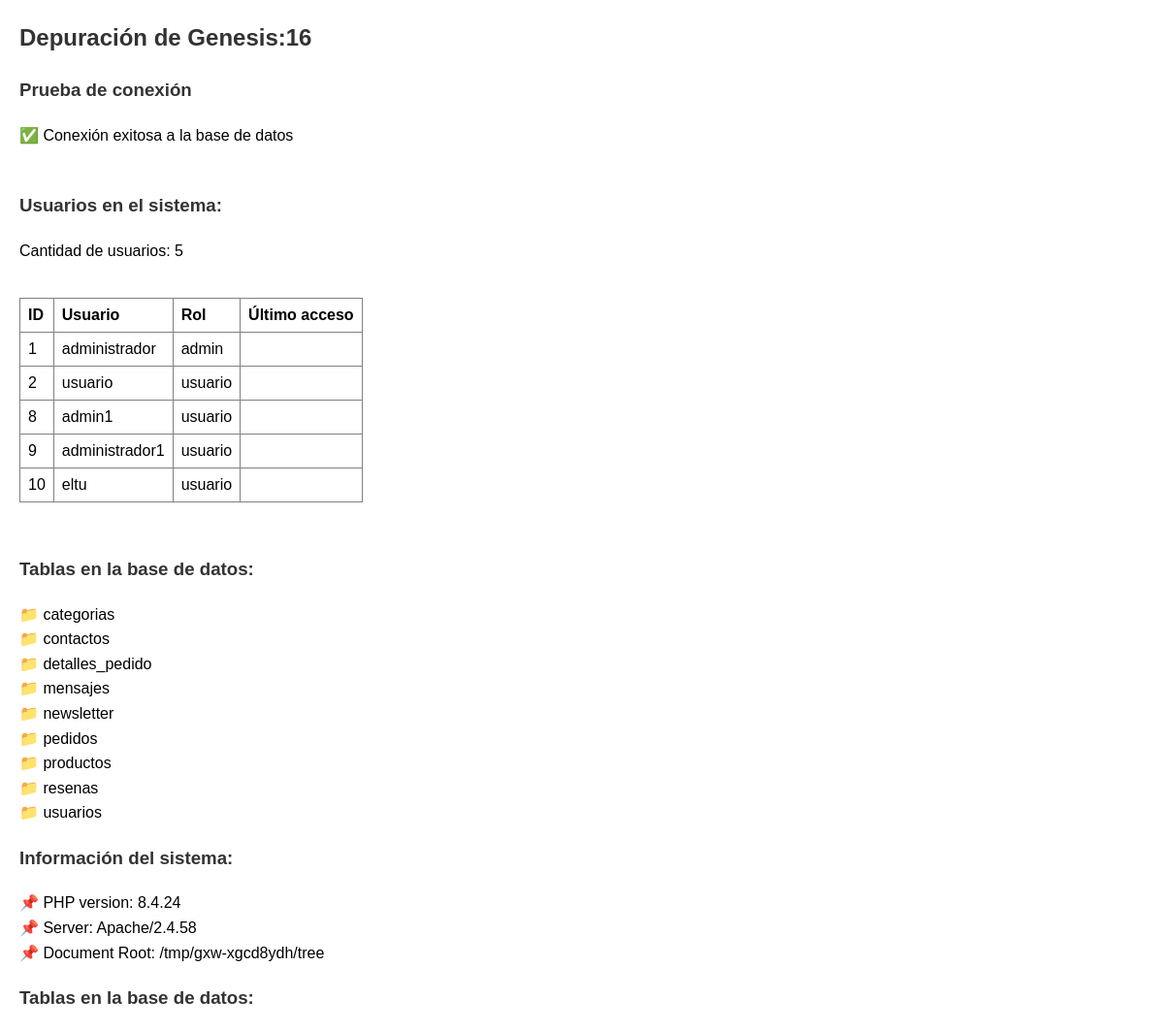
The app's page /debug.php, older data.
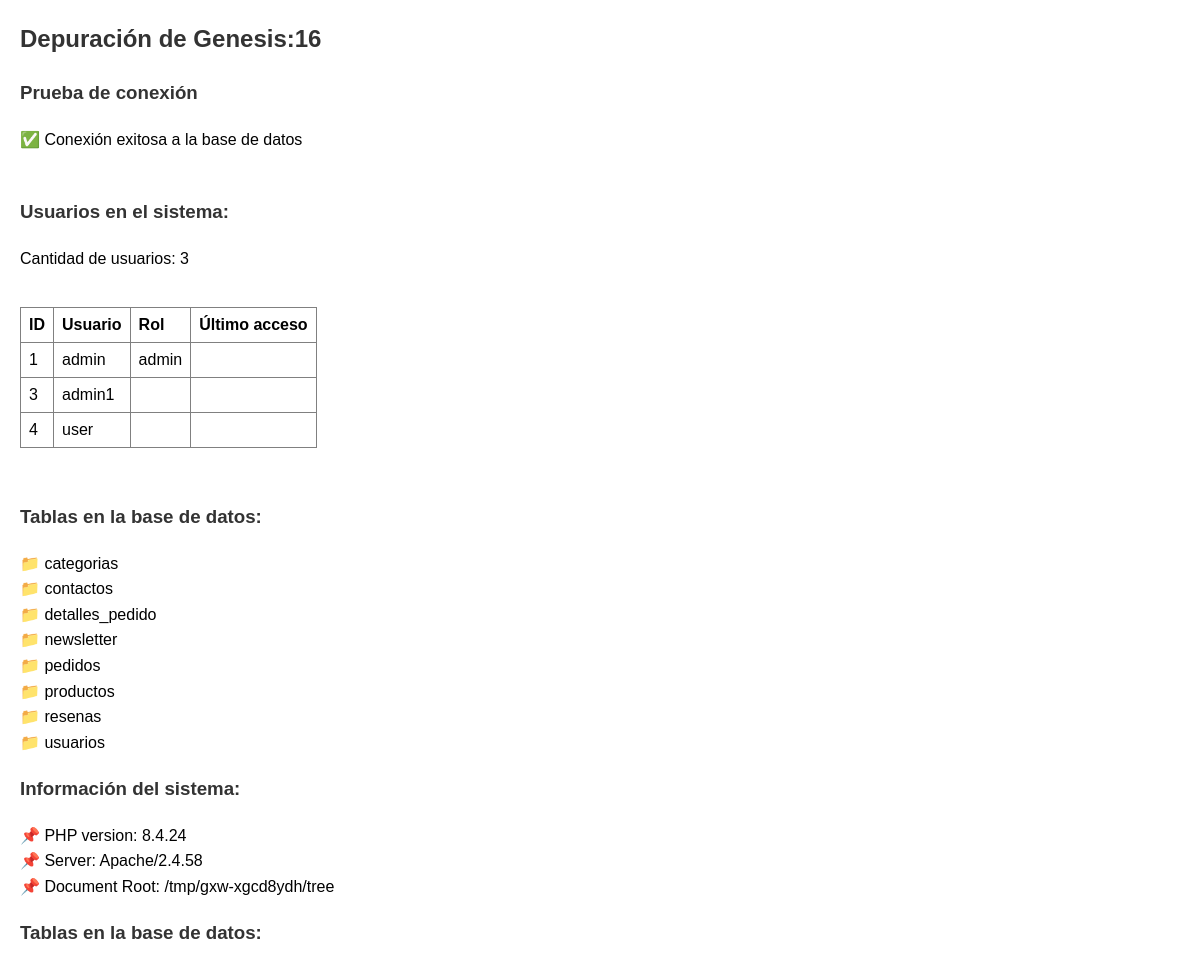
The same page, newer data.
### tables this page shows
CREATE TABLE `usuarios` (
  `id` int(11) NOT NULL,
  `usuario` varchar(50) NOT NULL,
  `clave` varchar(255) NOT NULL,
  `nombre` varchar(100) NOT NULL,
  `email` varchar(100) NOT NULL,
  `rol` enum('admin','cliente') DEFAULT 'cliente',
  `fecha_registro` timestamp NOT NULL DEFAULT current_timestamp(),
  `ultimo_acceso` datetime DEFAULT NULL,
  `activo` tinyint(1) DEFAULT 1
);

### debug.php (the view, shortened to what this page needs)
<?php
require_once 'conexion.php';
echo "<h2>Depuración de Genesis:16</h2>";
try {
    echo "<h3>Prueba de conexión</h3>";
    if($pdo) {
        echo "✅ Conexión exitosa a la base de datos<br><br>";
    }
    echo "<h3>Usuarios en el sistema:</h3>";
    $stmt = $pdo->query("SELECT * FROM usuarios");
    echo "Cantidad de usuarios: " . $stmt->rowCount() . "<br><br>";
    echo "<table border='1'>
            <tr>
                <th>ID</th>
                <th>Usuario</th>
                <th>Rol</th>
                <th>Último acceso</th>
            </tr>";
    while($row = $stmt->fetch()) {
        echo "<tr>
                <td>{$row['id']}</td>
                <td>{$row['usuario']}</td>
                <td>{$row['rol']}</td>
                <td>{$row['ultimo_acceso']}</td>
              </tr>";
    }
    echo "</table><br>";
    echo "<h3>Tablas en la base de datos:</h3>";
    $stmt = $pdo->query("SHOW TABLES");
    while($row = $stmt->fetch(PDO::FETCH_ASSOC)) {
        $tableName = reset($row);
        echo "📁 " . htmlspecialchars($tableName) . "<br>";
    }
} catch (PDOException $e) {
    echo "<div style='color:red'>❌ Error: " . $e->getMessage() . "</div>";
}
echo "<h3>Información del sistema:</h3>";
echo "📌 PHP version: " . phpversion() . "<br>";
echo "📌 Server: " . $_SERVER['SERVER_SOFTWARE'] . "<br>";
echo "📌 Document Root: " . $_SERVER['DOCUMENT_ROOT'] . "<br>";
echo "<h3>Tablas en la base de datos:</h3>";
?>

### debug.php (style rules this page uses)
table { border-collapse: collapse; margin: 10px 0; }
th, td { padding: 8px; text-align: left; }
h2, h3 { color: #333; }

Row changes from the older to the newer data that the page shows:
removed usuarios: id "2", usuario "usuario", rol "usuario"
removed usuarios: id "8", usuario "admin1", rol "usuario"
removed usuarios: id "9", usuario "administrador1", rol "usuario"
removed usuarios: id "10", usuario "eltu", rol "usuario"
changed usuarios "admin": usuario "administrador" → "admin"
added usuarios: id "3", usuario "admin1"
added usuarios: id "4", usuario "user"
Text that changed along with them:
$stmt->rowCount(): "5" → "3"
list line gone: "mensajes"
